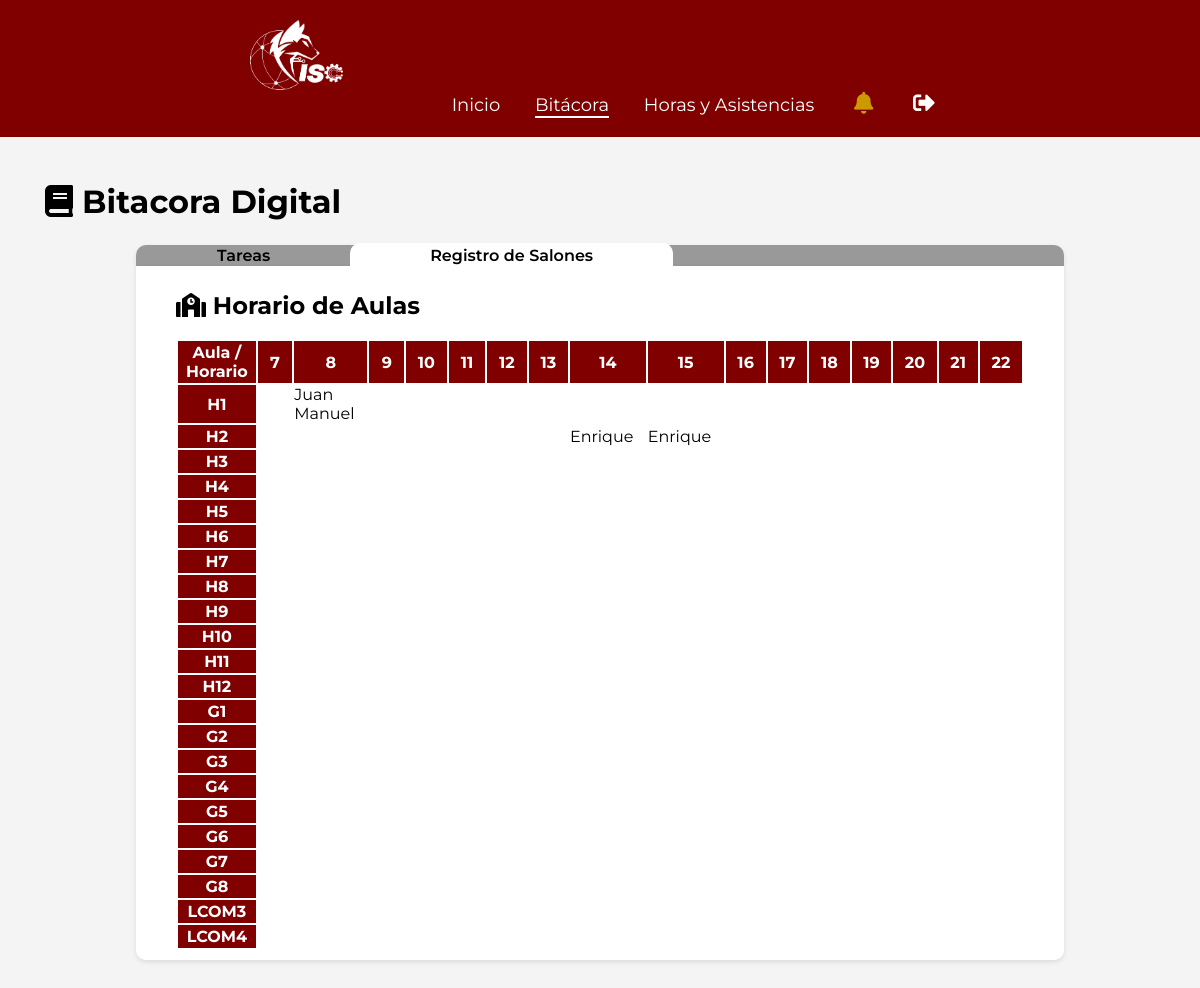
/bitacorah.php (signed in), run on the app's committed database.
### tables this page shows
CREATE TABLE `aulas` (
  `id_aula` int(5) NOT NULL,
  `aula` varchar(5) DEFAULT NULL,
  `tipo` varchar(50) DEFAULT NULL
);

CREATE TABLE `lunes` (
  `id` int(5) NOT NULL,
  `aula` int(5) DEFAULT NULL,
  `maestro` int(5) DEFAULT NULL,
  `clima` varchar(255) DEFAULT NULL,
  `hora` int(11) DEFAULT NULL
);

CREATE TABLE `docentes` (
  `id_docente` int(5) NOT NULL,
  `nombres` varchar(255) DEFAULT NULL,
  `apellidos` varchar(255) DEFAULT NULL,
  `jefatura` varchar(255) DEFAULT NULL
);

### bitacorah.php (the view, shortened to what this page needs)
<!DOCTYPE html>
<html lang="es">
<head>
    <link rel="stylesheet" type="text/css" href="admin_panel.css">
    <link rel="stylesheet" href="https://cdnjs.cloudflare.com/ajax/libs/font-awesome/5.15.4/css/all.min.css"/>
</head>
<body>
    <header class="admin-header">
        <div class="logo-nav">
            <img src="img/Fondo.png" alt="">
        </div>
        <nav class="admin-nav">
            <ul>
                <li><a href="admin_panel.php">Inicio</a></li>
                <li><a href="bitacora.php" class="selected">Bitácora</a></li>
                <li><a href="horas_asistencias.php">Horas y Asistencias</a></li>
                <li><a href="" class="noti"><i class="fas fa-bell"></i></a></li>
                <li><a href="salir.php" class="salir"><i class="fas fa-sign-out-alt"></i></a></li>
            </ul>
        </nav>
    </header>
    <main class="admin-main">
        <section class="dashboard-overview">
            <h2 class="tt_paginas"><i class="fas fa-book"></i> Bitacora Digital</h2>
            <br>
            <div class="dashboard-widgets">
                <div class="widget-tt">
                    <a href="bitacorat.php">Tareas</a><a href="bitacorah.php"  class="position">Registro de Salones</a>
                </div>
                <div class="widget">
                    <h1><i class="fas fa-school"></i> Horario de Aulas</h1>
                    <br>
                    <table class="tabla_horarios">
                        <?php date_default_timezone_set('America/Mexico_City');
                            $dia_semana = 'lunes';
                            ?>
                        <tr>
                            <th class="table_tt">Aula / Horario</th>
                            <?php for ($i=6; $i<=21; $i++){?>
                            <th class="table_tt"><?php echo $i + 1; ?></th>
                            <?php }?>
                        </tr>
                        <?php require "admin/conexion.php";
                            $todos_datos = "SELECT * FROM aulas ORDER BY id_aula ASC";
                            $resultado_aulas = mysqli_query($conectar, $todos_datos);
                            while ($fila_aula = mysqli_fetch_assoc($resultado_aulas)) {
                                ?>
                                <tr>
                                    <td class="table_tt"><?php echo $fila_aula['aula']; ?></td>
                                    <?php
                                        for ($i = 6; $i <= 21; $i++) {
                                            if ($dia_semana == "domingo" || $dia_semana == "sabado") {
                                                echo "<td></td>";
                                            } else {
                                                $hora = $i + 1;
                                                $aula = $fila_aula['id_aula'];
                                                $todos_maestros = "SELECT * FROM $dia_semana
                                                INNER JOIN docentes ON $dia_semana.maestro = docentes.id_docente
                                                WHERE hora = $hora AND aula = $aula";
                                                $resultado_maestros = mysqli_query($conectar, $todos_maestros);
                                            }
                                            if ($resultado_maestros && $fila_horario = mysqli_fetch_assoc($resultado_maestros)) {
                                                echo "<td>" . $fila_horario["nombres"] . "</td>";
                                            } else {
                                                echo "<td></td>";
                                            }
                                        }
                                        ?>
                                </tr>
                            <?php
                            } ?>
                    </table>
                </div>
            </div>
        </section>
    </main>
</body>
</html>

### admin_panel.css (style rules this page uses)
* { margin: 0; padding: 0; box-sizing: border-box; font-family: 'Montserrat', sans-serif; }
:root { --color1: #800000; --color2: #c90; --color3: #999999; }
body { background-color: #f4f4f4; }
.admin-header { background-color: var(--color1); color: #fff; padding: 20px; text-align: center; }
.admin-nav { width: 700px; display: inline-block; vertical-align: middle; text-align: right; font-size: 18px; }
.noti { margin: 5px; font-size: 22px; }
.salir { font-size: 22px; }
.admin-nav ul { list-style-type: none; padding: 0; }
.logo-nav { vertical-align: middle; text-align: left; height: 70px; width: 700px; display: inline-block; }
.logo-nav img { height: 100%; }
.admin-nav ul li { display: inline; margin: 0 15px; }
.admin-nav ul li a { color: #fff; text-decoration: none; }
.admin-main { padding: 20px; }
.dashboard-overview { margin-top: 20px; }
.widget { background-color: #fff; padding: 25px 40px; margin: auto; border-radius: 0 0 10px 10px; box-shadow: 0 2px 5px rgba(0, 0, 0, 0.1); max-width: 80%; overflow: auto; height: 60vh; }
.widget-tt { background-color: #999999; border-radius: 10px 10px 0 0; padding: 1px; margin: auto; box-shadow: 0 2px 5px rgba(0, 0, 0, 0.1); max-width: 80%; }
.widget-tt a { border-radius: 10px 10px 0 0; padding: 3px 80px; text-decoration: none; color: black; font-weight: 600; }
.position { background-color: #fff; }
.tt_paginas { padding: 5px 25px; font-size: 32px; }
.selected { border-bottom: #fff 2px solid; }
.noti i { color: #c90; }
.table_tt { background-color: var(--color1); color: white; width: 140px; font-weight: bold; text-align: center; padding: 2px; }

### data on the page
aulas: aula "H1"
lunes: maestro.nombres "Juan Manuel"
aulas: aula "H2"
lunes: maestro.nombres "Enrique"
lunes: maestro.nombres "Enrique"
aulas: aula "H3"
aulas: aula "H4"
aulas: aula "H5"
aulas: aula "H6"
aulas: aula "H7"
aulas: aula "H8"
aulas: aula "H9"
aulas: aula "H10"
aulas: aula "H11"
aulas: aula "H12"
aulas: aula "G1"
aulas: aula "G2"
aulas: aula "G3"
aulas: aula "G4"
aulas: aula "G5"
aulas: aula "G6"
aulas: aula "G7"
aulas: aula "G8"
aulas: aula "LCOM3"
aulas: aula "LCOM4"
